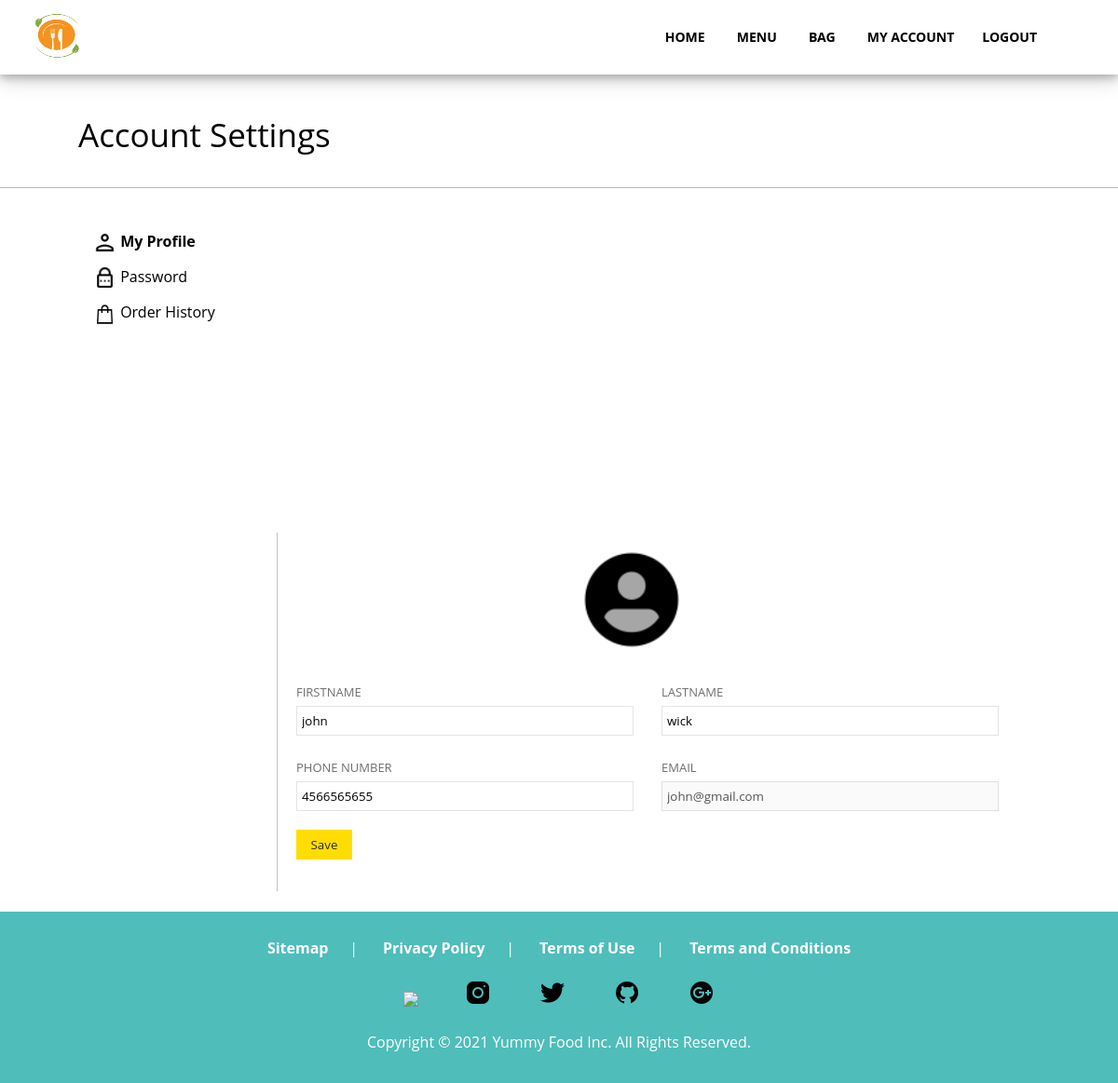
Before: /account.php (signed in) with the older database file.
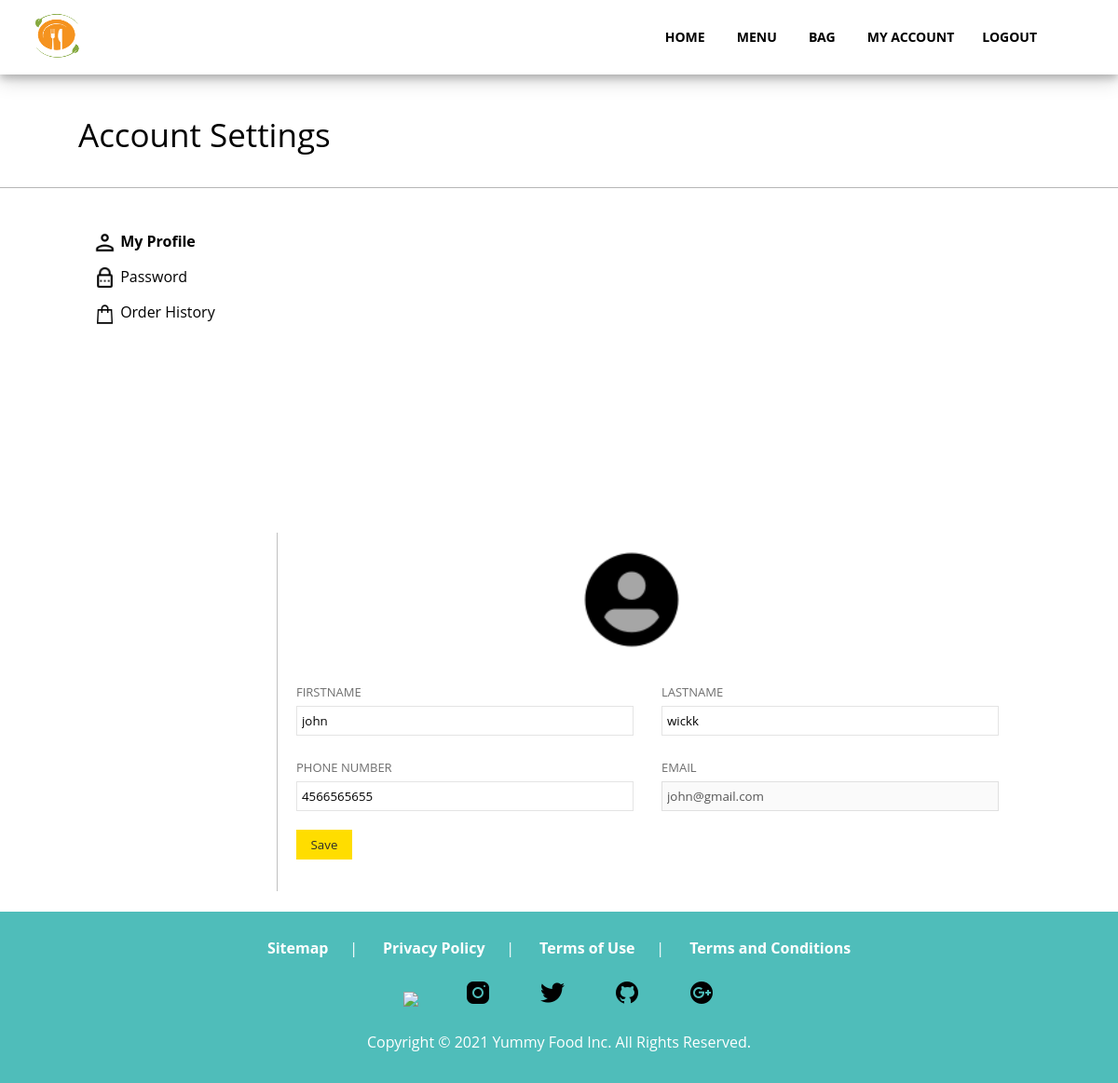
After: the same page with the newer database file.
### tables this page shows
CREATE TABLE `userinfo` (
  `uid` int(11) NOT NULL,
  `firstname` varchar(255) NOT NULL,
  `lastname` varchar(255) NOT NULL,
  `email` varchar(255) NOT NULL,
  `contact` varchar(25) NOT NULL,
  `password` varchar(255) NOT NULL
);

### account.php (the view, shortened to what this page needs)
<?php
	include('connect.php');
?>
<!DOCTYPE html>
<html>
<head>
	<link rel="stylesheet" type="text/css" href="style.css">
</head>
<body >
	<section class="header" style="background-color: white">
		<nav style="height: 7vh ;">
			<a href="index.html"><img src="images/logo.png"></a>
			<div class="nav-links">
				<ul>
					<li><a href="index.php">HOME</a> </li>
					<li><a href="menu.php">MENU</a> </li>
					<li><a href="cart.php">BAG</a> </li>
					<?php
						if (!isset($_SESSION['email'], $_SESSION['username'])) {
							echo"<li><a href='login.php'>LOGIN</a> </li>
							<li><a href='register.php' >REGISTER</a> </li>";
						}else{
							echo"<li><a href='account.php'>MY ACCOUNT</a> </li>";
							echo"<li><a href='logout.php'>LOGOUT</a> </li>";
						}
					?>
				</ul>
			</div>
		</nav>
	</section>
	<section class="account" style="height: 90%">
		<div style="width: 86%;height: 10vh; border-bottom:  1px solid rgba(74, 74, 74, 0.4); padding: 3% 7% 0% 7%; font-size: 35px;">Account Settings
		</div>
		<br>
		<div class="settings">
			<a href="account.php" style="font-weight: bold;">
				<img src="images/myprofile.png" style="width: 25px ; height: 25px;vertical-align: middle;">&nbsp;My Profile
			</a>
			<a href="changepassword.php">
				<img src="images/password.png" style="width: 25px ; height: 25px;vertical-align: middle;">&nbsp;Password
			</a>
			<a href="orderhistory.php">
				<img src="images/bag.png" style="width: 25px ; height: 25px;vertical-align: middle;">&nbsp;Order History
			</a>
		</div>
		<div class="settingbox">
			<div class="text-center"><img src="images/profile.png" style="width: 120px; height: 120px"></div>
			<br>
			<?php
				$email = $_SESSION['email'];
				$q = "SELECT uid, firstname, lastname, contact FROM userinfo WHERE email='$email' ";
				$res = mysqli_query($con,$q);
				$row = mysqli_fetch_assoc($res);
			?>
			<form method="POST">
				<div class="leftbox">
					<span>FIRSTNAME</span><br>
					<input type="text" name="firstname" id="firstname" value="<?php echo $row['firstname'];?>">
					<br>
					<br>
					<span>PHONE NUMBER</span><br>
					<input type="text" name="contact" id="contact" value="<?php echo $row['contact'];?>">
				</div>
				<div class="rightbox">
					<span>LASTNAME</span><br>
					<input type="text" name="lastname" id="lastname" value="<?php echo $row['lastname'];?>">
					<br>
					<br>
					<span>EMAIL</span><br>
					<input type="text" name="" id="email" disabled value="<?php echo $email;?>">
				</div>
				<button name="save" id="save" type="submit">Save</button>
			</form>
			<br>
		</div>
	</section>
	<br>
	<div class="footer">
		<br>
		<div class="wrap text-center">
			<a href="">Sitemap</a>|
			<a href="">Privacy Policy</a>|
			<a href="">Terms of Use</a>|
			<a href="">Terms and Conditions</a>
			<br><br>
			<a href=""> <img src="images/facebook.png"></a>
			<a href=""> <img src="images/instagram.png"></a>
			<a href=""> <img src="images/twitter.png"></a>
			<a href=""> <img src="images/github.png"></a>
			<a href=""> <img src="images/google.png"></a>
			<br><br>
			Copyright © 2021  Yummy Food Inc.  All Rights Reserved.
		</div>
	</div>
</body>
</html>

Changed rows visible on the page:
changed userinfo "john": lastname "wick" → "wickk"
